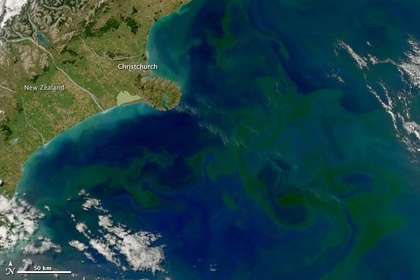
%> input picture hyperspectral/algae.jpg, 420 x 280 px, shrunk from 720 x 480 before the run
$ octave dimensionalityestimation.m   (GNU Octave 9; MATLAB toolbox functions it lacks are replaced by stand-ins)
%> lines starting %> are read from the running program, lines starting %| are printed output that depends on the picture
### hyperspectral/prin_comp_analysis.m
clear all
close all
a=imread('algae.jpg');
%> a is the input picture: size 280x420x3 uint8; mean R, G, B 30.6, 66.7, 71.5
%addpath('C:\Users\RISHABH JAIN\Downloads\study\anant\image processing\hyperspectral');
%a=multibandread('new.bil',[2000,500,87],'uint16',0,'bil','ieee-be');
a=double(a);
%> a: size 280x420x3 double
[x_dim, y_dim, spec_dim]=size(a);
%> x_dim = 280; y_dim = 420; spec_dim = 3
[mean_spec, covar, spec_matrix]=stat_rep(a);
%> in stat_rep, `mean_spec=mean(spec_matrix');`: mean_spec = [30.57 66.67 71.46]
%> in stat_rep, `mean_spec=mean_spec';`: mean_spec = [30.57; 66.67; 71.46]
%> in stat_rep, `covar=(1/dim2*(spec_matrix*spec_matrix'))-(mean_spec)*(mean_spec');`: covar = [2396.2 1611.5 701.5; 1611.5 1291.9 593.6; 701.5 593.6 729.2]
%> in stat_rep, `samp_coreal=covar+(mean_spec*mean_spec');`: samp_coreal = [3330.5 3649.3 2885.9; 3649.3 5736.6 5358; 2885.9 5358 5836.4]
%> mean_spec = [30.57; 66.67; 71.46]
%calculating eigen value and eigenvectors of the covariance matrix
%the eigenvalue here are in increasing order and eigenvectors are arranged
%correspondingly.magnitude of eigenvalue=variance
[eig_vec, diag_eigval]=eig(covar);
%> eig_vec = [0.524 0.35 0.777; -0.827 -0.00998 0.562; 0.205 -0.937 0.284]; diag_eigval = [124.9 0 0; 0 473.4 0; 0 0 3819.1]
% [10 lines of commented-out code are left out]
rot_spec_matrix=eig_vec'*spec_matrix;
%plotting the variance on a logarithmic scale with eigenvalues
temp=(diag(diag_eigval));
%> temp = [124.9; 473.4; 3819.1]
figure(1)
plot(log(temp))
xlabel('bands');
ylabel('variance')
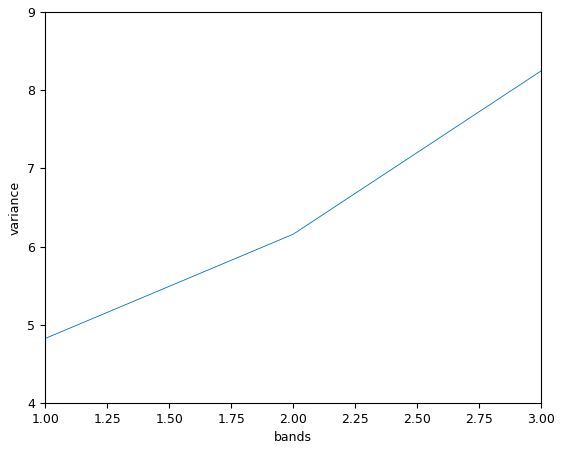
%> figure redrawn from the program's plot data
%plotting the three leading eigenvectors
figure(2)
plot(eig_vec(:,spec_dim))
xlabel('bands');
ylabel('most variant eigenband')
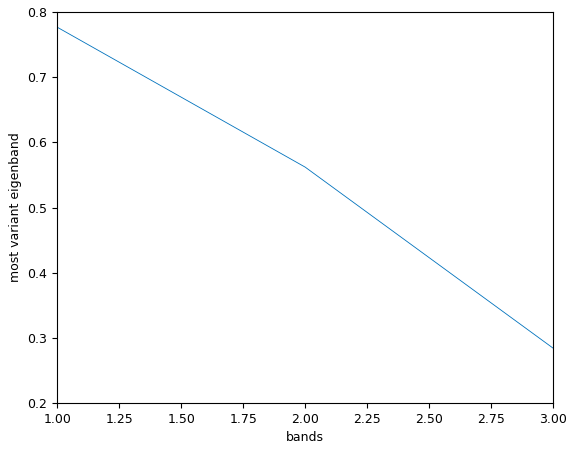
%> figure redrawn from the program's plot data
figure(3)
plot(eig_vec(:,spec_dim-1))
xlabel('bands');
ylabel('second most variant eigenband')
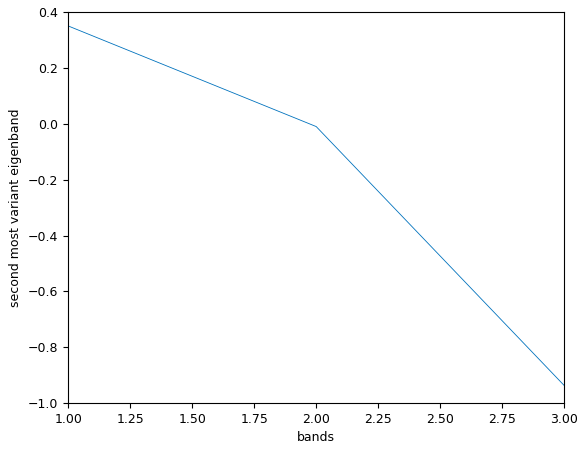
%> figure redrawn from the program's plot data
figure(4)
plot(eig_vec(:,spec_dim-2))
xlabel('bands');
ylabel('third most variant eigenband');
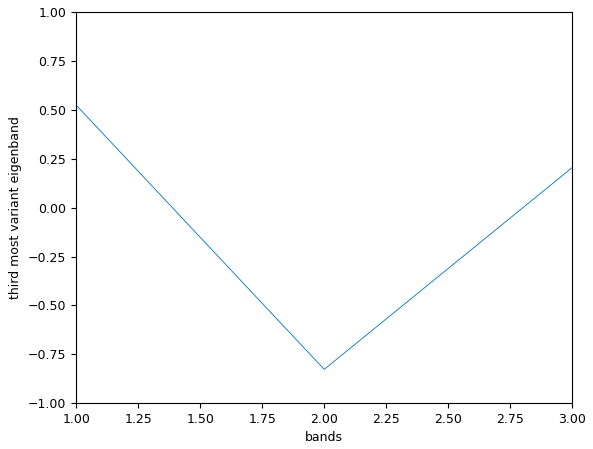
%> figure redrawn from the program's plot data
figure(5)
temp=rot_spec_matrix(spec_dim,:);
temp2=zeros(x_dim,y_dim);
for k=1:y_dim-1
    for l=1:x_dim
        temp2(l,k)=temp((k-1)*x_dim+l);
    end
end
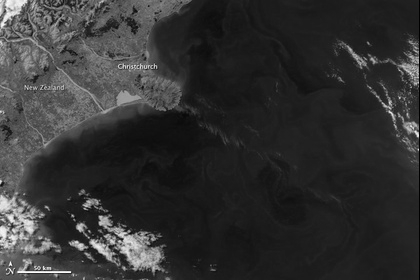
%> temp2: size 280x420 double; min 0, max 409.2, mean 81.3; drawn with min black and max white
imshow(temp2,[])
title('the most variant band');

### hyperspectral/stat_rep.m
function [mean_spec,covar, spec_matrix]=stat_rep(a)
%normal distribution assumption
%clear all
%close all
%addpath('C:\Users\RISHABH JAIN\Downloads\study\anant\image processing\hyperspectral');
%a=multibandread('new.bil',[2000,500,87],'uint16',0,'bil','ieee-be');
%creating other matrix that will have dimension (2000*500)*87
temp=zeros(87,1);
[x_dim, y_dim, spec_dim]=size(a);
spec_matrix=zeros(spec_dim,1);
for l=1:y_dim
    temp=squeeze(a(:,l,:));
    temp=temp';
    spec_matrix=horzcat(spec_matrix,temp);
end
[dim1, dim2]=size(spec_matrix);
spec_matrix=spec_matrix(:,2:dim2);
mean_spec=mean(spec_matrix');
%converting the dimension of mean_spec to spec_dim*1(87*1) from 1*spec_dim
mean_spec=mean_spec';
%calculating the covariance matrix
covar=(1/dim2*(spec_matrix*spec_matrix'))-(mean_spec)*(mean_spec');
%calculating the sample corelation matrix
samp_coreal=covar+(mean_spec*mean_spec');
%unbiasing the covar matrix
covar=dim2/(dim2-1)*covar;
end

### hyperspectral/dimensionalityestimation.m
prin_comp_analysis;
eigenvalues_covar=diag(diag_eigval);
%> eigenvalues_covar = [124.9; 473.4; 3819.1]
dimensions=zeros(spec_dim,1);
netsum=sum(eigenvalues_covar);
%> netsum = 4417.4
for j=1:spec_dim
    dimensions(j)=sum(eigenvalues_covar(1:j))/netsum;
end
%> after the loop, dimensions = [0.0283; 0.135; 1]
dimensions=dimensions';
%> dimensions = [0.0283 0.135 1]
dimensions=fliplr(dimensions);
%> dimensions = [1 0.135 0.0283]
plot(1-dimensions)
xlabel('no. of bands');
ylabel('percentage of total variance captured');
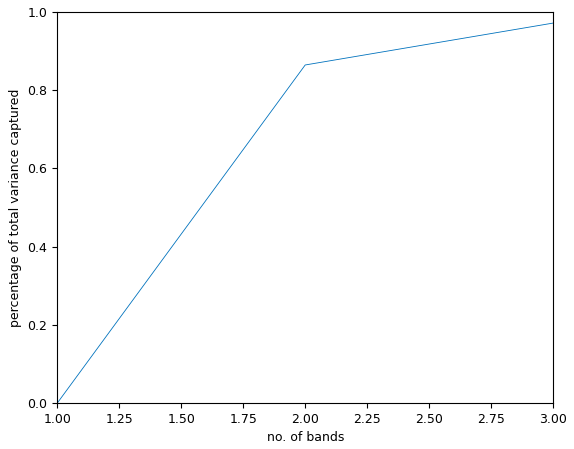
%> figure redrawn from the program's plot data

$ run again, with hyperspectral/mine.jpg copied over hyperspectral/algae.jpg
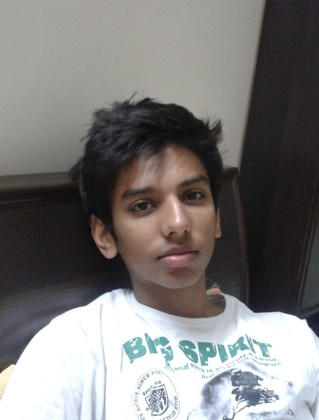
%> input picture hyperspectral/mine.jpg, 319 x 420 px, shrunk from 847 x 1116 before the run
%> a is the input picture: size 420x319x3 uint8; mean R, G, B 124.4, 122.3, 121.2
%> a: size 420x319x3 double
%> in stat_rep, `mean_spec=mean(spec_matrix');`: mean_spec = [124.4 122.3 121.2]
%> in stat_rep, `mean_spec=mean_spec';`: mean_spec = [124.4; 122.3; 121.2]
%> in stat_rep, `covar=(1/dim2*(spec_matrix*spec_matrix'))-(mean_spec)*(mean_spec');`: covar = [6293.8 6449.4 6434.1; 6449.4 6730.1 6755.7; 6434.1 6755.7 6826.2]
%> samp_coreal = [21778.4 21672.3 21515.5; 21672.3 21695.8 21582.2; 21515.5 21582.2 21514.9]
%> in stat_rep, `covar=dim2/(dim2-1)*covar;`: covar = [6293.9 6449.4 6434.2; 6449.4 6730.2 6755.7; 6434.2 6755.7 6826.3]
%> `[mean_spec, covar, spec_matrix]=stat_rep(a);`: mean_spec = [124.4; 122.3; 121.2]
%> eig_vec = [0.276 0.78 0.562; -0.8 -0.137 0.584; 0.533 -0.61 0.586]; diag_eigval = [9.69 0 0; 0 123.7 0; 0 0 19717]
%> temp = [9.69; 123.7; 19717]
%> after the loop `for k=1:y_dim-1`:
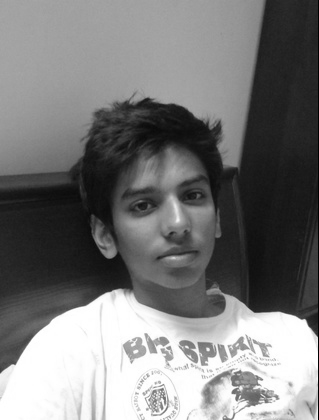
%> temp2: size 420x319 double; min 0, max 441.6, mean 211.9; drawn with min black and max white
%> netsum = 19850.3
%> after the loop `for j=1:spec_dim`: dimensions = [0.000488; 0.00672; 1]
%> `dimensions=dimensions';`: dimensions = [0.000488 0.00672 1]
%> `dimensions=fliplr(dimensions);`: dimensions = [1 0.00672 0.000488]
%> `ylabel('percentage of total variance captured');`:
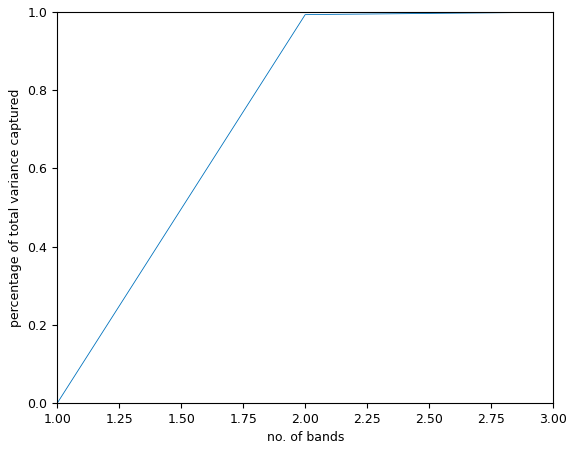
%> figure redrawn from the program's plot data
